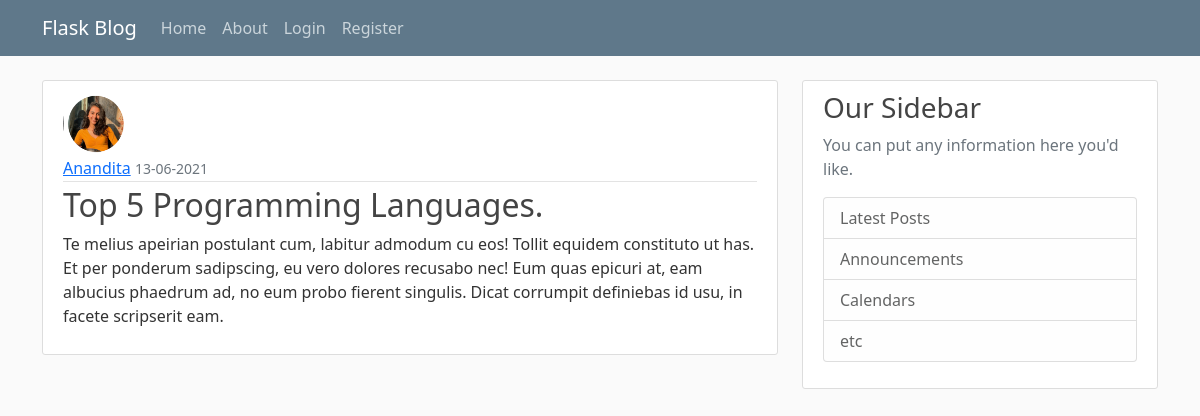
The app's page /post/4 with its own data.
### flaskblog/models.py (models this page shows, shortened)
class User(db.Model, UserMixin):
    id = db.Column(db.Integer, primary_key=True)
    username = db.Column(db.String(20), unique=True, nullable=False)
    email = db.Column(db.String(120), unique=True, nullable=False)
    image_file = db.Column(db.String(20), nullable=False,
                           default='default.jpg')
    password = db.Column(db.String(60), nullable=False)
    posts = db.relationship('Post', backref='author', lazy=True)

class Post(db.Model):
    id = db.Column(db.Integer, primary_key=True)
    title = db.Column(db.String(100), nullable=False)
    date_posted = db.Column(db.DateTime, nullable=False,
                            default=datetime.utcnow)
    content = db.Column(db.Text, nullable=False)
    user_id = db.Column(db.Integer, db.ForeignKey('user.id'), nullable=False)

### flaskblog/routes.py (the view)
@app.route("/post/<int:post_id>")
def post(post_id):
    post = Post.query.get_or_404(post_id)
    return render_template('post.html', title=post.title, post=post)

### flaskblog/templates/post.html (shortened to what this page needs)
{% extends "layout.html" %}
{% block content %}
    <article class="media content-section">
        <img class="rounded-circle article-img" src="{{ url_for('static', filename='profile_pics/' + post.author.image_file) }}" alt="">
        <div class="media-body">
            <div class="article-metadata">
            <a class="mr-2" href="#">{{ post.author.username }}</a>
            <small class="text-muted">{{ post.date_posted.strftime('%d-%m-%Y') }}</small>
            </div>
            <h2 class="article-title">{{ post.title }}</h2>
            <p class="article-content">{{ post.content }}</p>
        </div>
    </article>
{% endblock content %}

### flaskblog/static/main.css (style rules this page uses)
body { background: #fafafa; color: #333333; margin-top: 5rem; }
h1, h2, h3, h4, h5, h6 { color: #444444; }
.content-section { background: #ffffff; padding: 10px 20px; border: 1px solid #dddddd; border-radius: 3px; margin-bottom: 20px; }
.article-title { color: #444444; }
.article-content { white-space: pre-line; }
.article-img { height: 65px; width: 65px; margin-right: 16px; }
.article-metadata { padding-bottom: 1px; margin-bottom: 4px; border-bottom: 1px solid #e3e3e3; }

### records on screen
User: image_file (picture), author.username "Anandita"
Post: date_posted "13-06-2021", title "Top 5 Programming Languages.", content "Te melius apeirian postulant cum, labitur admodum cu eos! Tollit equidem constituto ut has. Et per ponderum sadipscing, eu vero dolores recusabo nec! Eum quas epicuri at, eam albucius phaedrum ad, no eum probo fierent singulis. Dicat corrumpit definiebas id usu, in facete scripserit eam."
